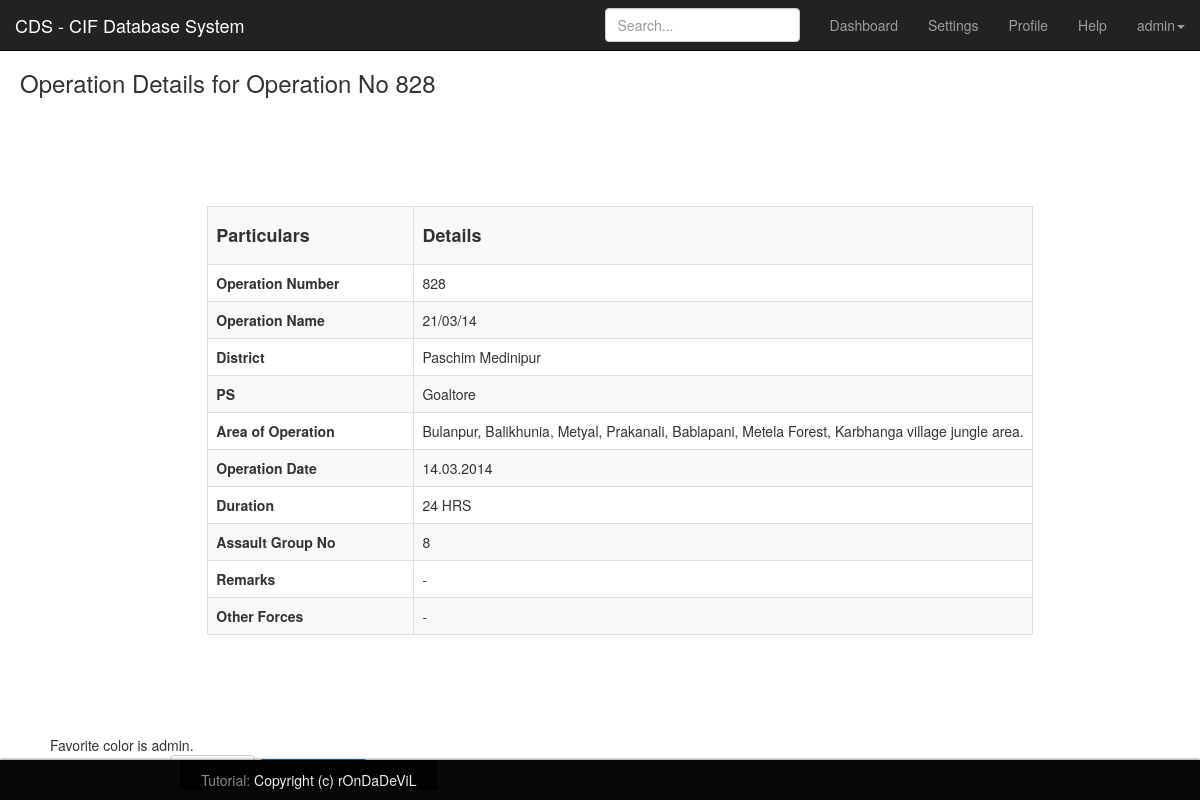
Screenshot of /ops_details.php?id=828 (signed in) with the database file from the repository.
### tables this page shows
CREATE TABLE IF NOT EXISTS `operations` (
  `id` double DEFAULT NULL,
  `OPS_NAME` varchar(255) DEFAULT NULL,
  `DISTRICT` varchar(255) DEFAULT NULL,
  `PS` varchar(255) DEFAULT NULL,
  `AREA_OF_OPERATION` varchar(255) DEFAULT NULL,
  `OPS_DATE` varchar(255) DEFAULT NULL,
  `DURATION` varchar(255) DEFAULT NULL,
  `AG-NO` varchar(255) DEFAULT NULL,
  `REMARKS` varchar(255) DEFAULT NULL,
  `OTHER FORCES` varchar(255) DEFAULT NULL,
  `year` double DEFAULT NULL
);

### ops_details.php (the view, shortened to what this page needs)
<?php
$id = null;
if (!empty($_GET['id'])) {
    $id = $_REQUEST['id'];
}
if (null == $id) {
    header("Location: login.php");
} else {
    $pdo = Database::connect();
    $sql = "SELECT * FROM OPERATIONS where id = ?";
    $q = $pdo->prepare($sql);
    $q->execute(array($id));
    $data = $q->fetch(PDO::FETCH_ASSOC);
}
?>
<?php
include 'includes/overall/header.php';
?>
<body>
<?php
include 'includes/overall/top_nav.php';
?>
    <div class="pic">
        <div>
            <strong>
                <h3>
                    Operation Details for Operation No <?php echo $data['id']; ?>
                </h3>
            </strong>
        </div>
        <div  class="col-md-12">
            <div class="container ">
                <div class="table-responsive">
                    <table id="resizeing" class="table table-striped table-bordered table-hover">
                        <tr>
                        <th class="col-sm-3"><H4><STRONG>Particulars </STRONG></H4></th>
                        <th class="col-sm-9"><H4><STRONG>Details</STRONG></H4></th>
                        </tr>
                        <tr>
                            <td ><strong>Operation Number</strong></td>
                            <td ><?php echo $data['id']; ?></td>
                        </tr>
                        <tr>
                            <td><strong>Operation Name</strong></td>
                            <td><?php echo $data['OPS_NAME']; ?></td>
                        </tr>
                        <tr>
                            <td><strong>District</strong></td>
                            <td><?php echo $data['DISTRICT']; ?></td>
                        </tr>
                        <tr>
                            <td><strong>PS</strong></td>
                            <td><?php echo $data['PS']; ?></td>
                        </tr>
                        <tr>
                            <td><strong>Area of Operation</strong></td>
                            <td><?php echo $data['AREA_OF_OPERATION']; ?></td>
                        </tr>
                        <tr>
                            <td><strong>Operation Date</strong></td>
                            <td><?php echo $data['OPS_DATE']; ?></td>
                        </tr>
                        <tr>
                            <td><strong>Duration</strong></td>
                            <td><?php echo $data['DURATION']; ?></td>
                        </tr>
                        <tr>
                            <td><strong>Assault Group No</strong></td>
                            <td><?php echo $data['AG-NO']; ?></td>
                        </tr>
                        <tr>
                            <td><strong>Remarks</strong></td>
                            <td><?php echo $data['REMARKS']; ?></td>
                        </tr>
                        <tr>
                            <td><strong>Other Forces</strong></td>
                            <td><?php echo $data['OTHER FORCES']; ?></td>
                        </tr>
                    </table>
                    <?php
                    echo "Favorite color is " . $_SESSION['user'] . ".<br>";
                    ?>
                    <button class="btn btn-default hidden-print" onclick="window.print();">
                    </button>
                    <button class="btn btn-primary" id="dialog">Run the code</button>
                </div>
            </div>
        </div>
    </div>
<?php include 'includes/overall/footer.php'; ?>

### ops_details.php (style rules this page uses)
.pic { padding: 50px; margin-bottom: 5px; padding-left: 20px; }
.table { width: auto; margin: 100px auto; }

### rows the page displays
operations: id "828", OPS_NAME "21/03/14", DISTRICT "Paschim Medinipur", PS "Goaltore", AREA_OF_OPERATION "Bulanpur, Balikhunia, Metyal, Prakanali, Bablapani, Metela Forest, Karbhanga village jungle area.", OPS_DATE "14.03.2014", DURATION "24 HRS", value "8", REMARKS "-", OTHER FORCES "-"

### other values shown
$_SESSION['user'] "admin"
